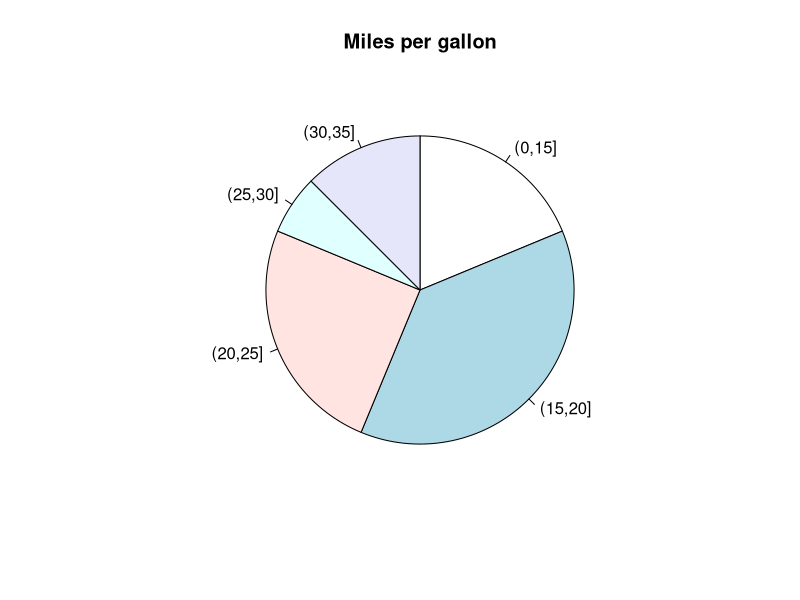
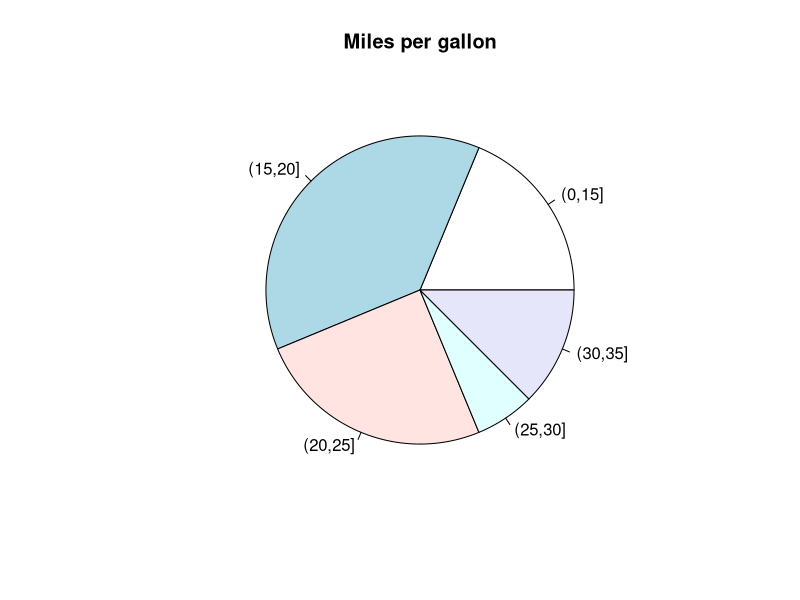
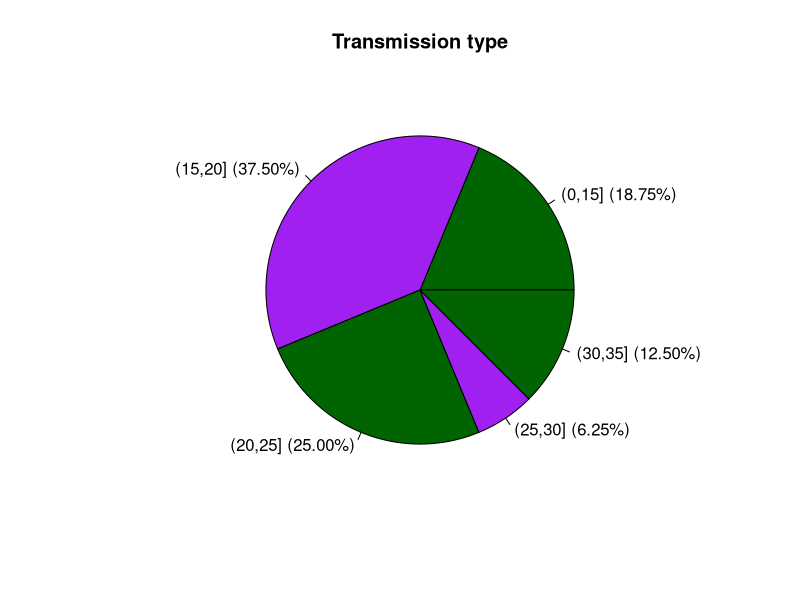
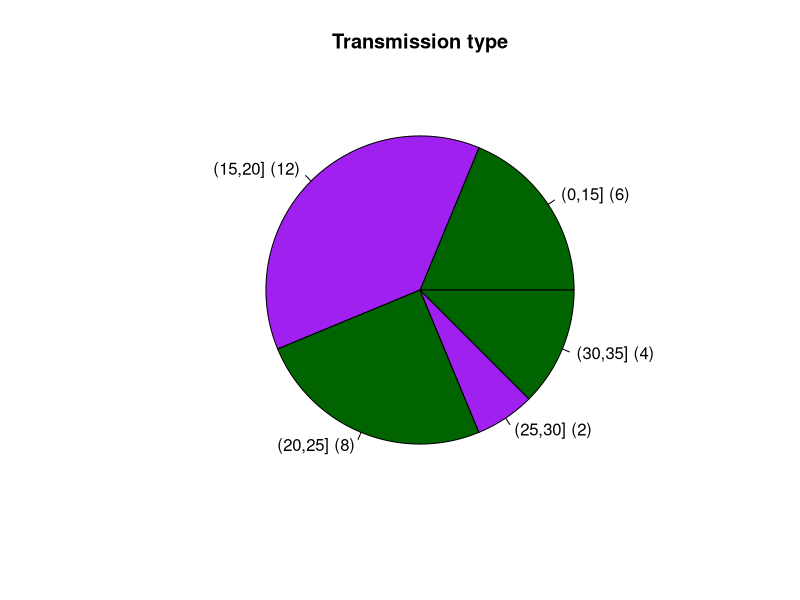

Write the R code that produced these figures, in order. (Note: this script raises an error after producing the figures.)
mtcars$mpg.f <- cut(mtcars$mpg, breaks=c(0,15,20,25,30,35))
t <- table(mtcars$mpg.f)
t
pie(t, main="Miles per gallon", clockwise = T)
pie(t, main="Miles per gallon")
pie(t, main = "Transmission type",
    labels=sprintf("%s (%.2f%%)", rownames(t), t / sum(t) * 100),
    col=c("darkgreen", "purple"))
    
pie(t, main = "Transmission type",
    labels=sprintf("%s (%d)", rownames(t), t),
    col=c("darkgreen", "purple"))



# sort by sales from largest to smallest
d <- d[order(d$sales, decreasing = T),]
d

#prop.table(d$sales)
d$sales / sum(d$sales) * 100
d$data.label <-
  sprintf("%s (%.2f%%)", d$menu, d$sales / sum(d$sales) * 100)
View(d)
pie(d$sales, labels = d$data.label)
pie(d$sales, labels = d$data.label, clockwise = T, cex=.9)
pie(d$sales, labels = d$data.label, clockwise = T, cex=.9, col=c("white","brown","tan","green"))
# pie(d$sales, labels = sapply(d$sales, function(x) x / sum(d$sales) * 100))


